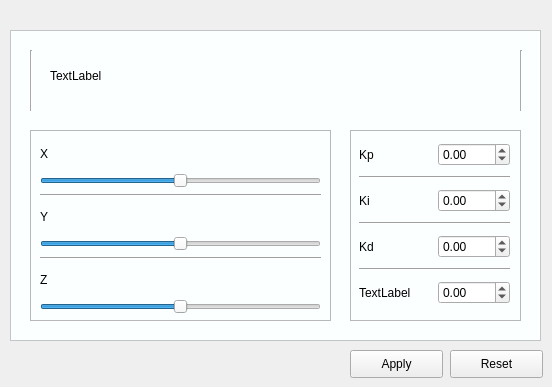
    <widget class="QWidget" name="tab">
     <attribute name="title">
      <string>Tab 1</string>
     </attribute>
     <widget class="QFrame" name="frame_2">
      <property name="geometry">
       <rect>
        <x>30</x>
        <y>130</y>
        <width>301</width>
        <height>191</height>
       </rect>
      </property>
      <property name="frameShape">
       <enum>QFrame::StyledPanel</enum>
      </property>
      <property name="frameShadow">
       <enum>QFrame::Plain</enum>
      </property>
      <widget class="QWidget" name="layoutWidget_4">
       <property name="geometry">
        <rect>
         <x>10</x>
         <y>10</y>
         <width>281</width>
         <height>174</height>
        </rect>
       </property>
       <layout class="QVBoxLayout" name="verticalLayout_6">
        <item>
         <widget class="QLabel" name="label_20">
          <property name="text">
           <string>X</string>
          </property>
         </widget>
        </item>
        <item>
         <widget class="QSlider" name="slider_yaw_1">
          <property name="cursor">
           <cursorShape>SizeHorCursor</cursorShape>
          </property>
          <property name="minimum">
           <number>-45</number>
          </property>
          <property name="maximum">
           <number>45</number>
          </property>
          <property name="singleStep">
           <number>0</number>
          </property>
          <property name="orientation">
           <enum>Qt::Horizontal</enum>
          </property>
         </widget>
        </item>
        <item>
         <widget class="Line" name="line_38">
          <property name="orientation">
           <enum>Qt::Horizontal</enum>
          </property>
         </widget>
        </item>
        <item>
         <widget class="QLabel" name="label_29">
          <property name="text">
           <string>Y</string>
          </property>
         </widget>
        </item>
        <item>
         <widget class="QSlider" name="slider_roll_1">
          <property name="cursor">
           <cursorShape>SizeHorCursor</cursorShape>
          </property>
          <property name="minimum">
           <number>-45</number>
          </property>
          <property name="maximum">
           <number>45</number>
          </property>
          <property name="singleStep">
           <number>0</number>
          </property>
          <property name="orientation">
           <enum>Qt::Horizontal</enum>
          </property>
         </widget>
        </item>
        <item>
         <widget class="Line" name="line_39">
          <property name="orientation">
           <enum>Qt::Horizontal</enum>
          </property>
         </widget>
        </item>
        <item>
         <widget class="QLabel" name="label_30">
          <property name="text">
           <string>Z</string>
          </property>
         </widget>
        </item>
        <item>
         <widget class="QSlider" name="slider_pitch_1">
          <property name="cursor">
           <cursorShape>SizeHorCursor</cursorShape>
          </property>
          <property name="minimum">
           <number>-45</number>
          </property>
          <property name="maximum">
           <number>45</number>
          </property>
          <property name="singleStep">
           <number>1</number>
          </property>
          <property name="orientation">
           <enum>Qt::Horizontal</enum>
          </property>
         </widget>
        </item>
       </layout>
      </widget>
     </widget>
     <widget class="QFrame" name="frame_3">
      <property name="geometry">
       <rect>
        <x>350</x>
        <y>130</y>
        <width>171</width>
        <height>191</height>
       </rect>
      </property>
      <property name="frameShape">
       <enum>QFrame::StyledPanel</enum>
      </property>
      <property name="frameShadow">
       <enum>QFrame::Plain</enum>
      </property>
      <widget class="QWidget" name="gridLayoutWidget">
       <property name="geometry">
        <rect>
         <x>9</x>
         <y>9</y>
         <width>151</width>
         <height>171</height>
        </rect>
       </property>
       <layout class="QGridLayout" name="gridLayout">
        <item row="0" column="1">
         <widget class="QDoubleSpinBox" name="SpinBox_kp_1">
          <property name="readOnly">
           <bool>false</bool>
          </property>
          <property name="showGroupSeparator" stdset="0">
           <bool>false</bool>
          </property>
          <property name="minimum">
           <double>-20.000000000000000</double>
          </property>
          <property name="maximum">
           <double>20.000000000000000</double>
          </property>
          <property name="singleStep">
           <double>0.010000000000000</double>
          </property>
         </widget>
        </item>
        <item row="1" column="0" colspan="2">
         <widget class="Line" name="line_7">
          <property name="orientation">
           <enum>Qt::Horizontal</enum>
          </property>
         </widget>
        </item>
        <item row="4" column="0">
         <widget class="QLabel" name="label_3">
          <property name="text">
           <string>Kd</string>
          </property>
          <property name="buddy">
           <cstring>SpinBox_kd_1</cstring>
          </property>
         </widget>
        </item>
        <item row="2" column="1">
         <widget class="QDoubleSpinBox" name="SpinBox_ki_1">
          <property name="readOnly">
           <bool>false</bool>
          </property>
          <property name="showGroupSeparator" stdset="0">
           <bool>false</bool>
          </property>
          <property name="minimum">
           <double>-20.000000000000000</double>
          </property>
          <property name="maximum">
           <double>20.000000000000000</double>
          </property>
          <property name="singleStep">
           <double>0.010000000000000</double>
          </property>
         </widget>
        </item>
        <item row="0" column="0">
         <widget class="QLabel" name="label">
          <property name="text">
           <string>Kp</string>
          </property>
          <property name="buddy">
           <cstring>SpinBox_kp_1</cstring>
          </property>
         </widget>
        </item>
        <item row="3" column="0" colspan="2">
         <widget class="Line" name="line_6">
          <property name="orientation">
           <enum>Qt::Horizontal</enum>
          </property>
         </widget>
        </item>
        <item row="4" column="1">
         <widget class="QDoubleSpinBox" name="SpinBox_kd_1">
          <property name="readOnly">
           <bool>false</bool>
          </property>
          <property name="showGroupSeparator" stdset="0">
           <bool>false</bool>
          </property>
          <property name="minimum">
           <double>-20.000000000000000</double>
          </property>
          <property name="maximum">
           <double>20.000000000000000</double>
          </property>
          <property name="singleStep">
           <double>0.010000000000000</double>
          </property>
         </widget>
        </item>
        <item row="2" column="0">
         <widget class="QLabel" name="label_2">
          <property name="text">
           <string>Ki</string>
          </property>
          <property name="buddy">
           <cstring>SpinBox_ki_1</cstring>
          </property>
         </widget>
        </item>
        <item row="6" column="1">
         <widget class="QDoubleSpinBox" name="SpinBox_speed_1">
          <property name="readOnly">
           <bool>false</bool>
          </property>
          <property name="showGroupSeparator" stdset="0">
           <bool>false</bool>
          </property>
          <property name="minimum">
           <double>-20.000000000000000</double>
          </property>
          <property name="maximum">
           <double>20.000000000000000</double>
          </property>
          <property name="singleStep">
           <double>0.010000000000000</double>
          </property>
         </widget>
        </item>
        <item row="6" column="0">
         <widget class="QLabel" name="label_5">
          <property name="text">
           <string>TextLabel</string>
          </property>
          <property name="buddy">
           <cstring>SpinBox_kd_1</cstring>
          </property>
         </widget>
        </item>
        <item row="5" column="0" colspan="2">
         <widget class="Line" name="line_8">
          <property name="orientation">
           <enum>Qt::Horizontal</enum>
          </property>
         </widget>
        </item>
       </layout>
      </widget>
     </widget>
     <widget class="QFrame" name="frame_4">
      <property name="geometry">
       <rect>
        <x>10</x>
        <y>30</y>
        <width>531</width>
        <height>311</height>
       </rect>
      </property>
      <property name="styleSheet">
       <string notr="true">QFrame{
	background-color: rgb(252, 255, 255);
}</string>
      </property>
      <property name="frameShape">
       <enum>QFrame::StyledPanel</enum>
      </property>
      <property name="frameShadow">
       <enum>QFrame::Plain</enum>
      </property>
      <widget class="QLabel" name="pid_set_info">
       <property name="geometry">
        <rect>
         <x>40</x>
         <y>20</y>
         <width>451</width>
         <height>51</height>
        </rect>
       </property>
       <property name="text">
        <string>TextLabel</string>
       </property>
      </widget>
      <widget class="Line" name="line_13">
       <property name="geometry">
        <rect>
         <x>20</x>
         <y>20</y>
         <width>3</width>
         <height>61</height>
        </rect>
       </property>
       <property name="orientation">
        <enum>Qt::Vertical</enum>
       </property>
      </widget>
      <widget class="Line" name="line_14">
       <property name="geometry">
        <rect>
         <x>510</x>
         <y>20</y>
         <width>3</width>
         <height>61</height>
        </rect>
       </property>
       <property name="orientation">
        <enum>Qt::Vertical</enum>
       </property>
      </widget>
     </widget>
     <widget class="QPushButton" name="Apply_1">
      <property name="geometry">
       <rect>
        <x>350</x>
        <y>350</y>
        <width>93</width>
        <height>28</height>
       </rect>
      </property>
      <property name="text">
       <string>Apply</string>
      </property>
     </widget>
     <widget class="QPushButton" name="Reset_1">
      <property name="geometry">
       <rect>
        <x>450</x>
        <y>350</y>
        <width>93</width>
        <height>28</height>
       </rect>
      </property>
      <property name="text">
       <string>Reset</string>
      </property>
     </widget>
     <zorder>frame_4</zorder>
     <zorder>frame_3</zorder>
     <zorder>frame_2</zorder>
     <zorder>Apply_1</zorder>
     <zorder>Reset_1</zorder>
    </widget>
